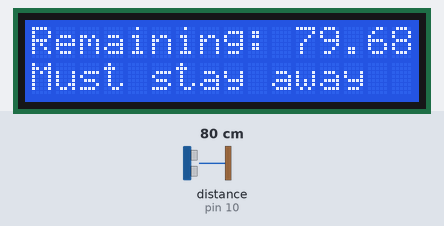
Simulated run of this sketch. Board: Arduino Uno, built with avr-gcc and run on an emulated ATmega328P. Shown: 16×2 character LCD. Wiring (inferred from the names in the program): ultrasonic range finder: trigger pin 9; echo pin 10. Inputs (shaded band) come from the test bench; at power-on: distance to the obstacle (sensor on pin 10) 80 cm. The echo pulse lasts 58.3 µs per cm; what the sketch prints to the serial monitor is not drawn.

Above: at 1.2 s.
1.3 s: distance to the obstacle (sensor on pin 10) set to 95 cm
At 2.3 s:
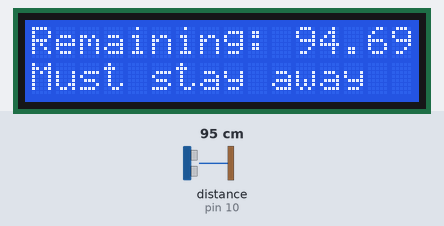
3.2 s: distance to the obstacle (sensor on pin 10) set to 104 cm
At 5.2 s:
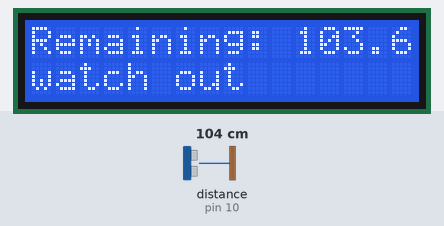
5.9 s: distance to the obstacle (sensor on pin 10) set to 2 cm
At 6.8 s:
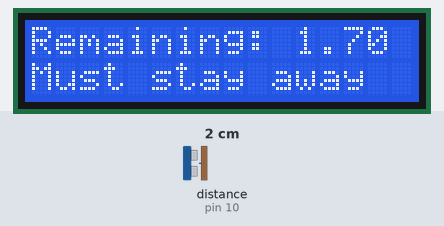
Timing chart, 0 to 8.9 s (numbered marks = the images above; inputs shaded):
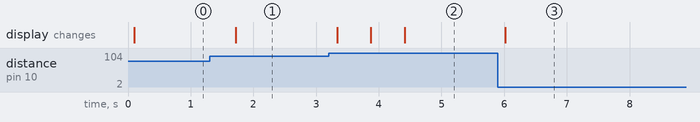

Measured:
- the behaviour switches between 100 and 101 cm on distance to the obstacle (sensor on pin 10) (found by bisection; images 1 and 2)
- after the input at 1.3 s, the display: changes after 0.42 s (image 1)
- after the input at 3.2 s, the display: changes after 0.14 s (image 2)
- after the input at 5.9 s, the display: changes after 0.12 s (image 3)

The sketch:

park_car_id.ino
```cpp
//************ include the library ***********
#include <Wire.h>
#include <LiquidCrystal_I2C.h>

LiquidCrystal_I2C lcd(0x27,16,2);
//************ define the pin ultrasonic ***********
#define trpin 9
#define echpin 10

// ************funcation of ultrasonic ***************
float ultra_dis(int trgpin, int echopin) {
  digitalWrite(trgpin, LOW);
  delayMicroseconds(2);
  digitalWrite(trgpin, HIGH);
  delayMicroseconds(10);
  digitalWrite(trgpin, LOW);
  float x = pulseIn(echopin, HIGH);
  float dis = (x * 0.0343) / 2;
  return dis;
}

void setup() {
  lcd.init();
  pinMode(trpin,OUTPUT);
  pinMode(echpin,INPUT);
  Serial.begin(9600);

}

void loop() {
  float distance = ultra_dis(trpin,echpin);
  Serial.print("the distance is: ");
   Serial.print(distance);
   Serial.println("cm");

   if (distance > 500 )
   {
    lcd.clear();
    lcd.backlight();
    lcd.setCursor(0, 0);
    lcd.print("Remaining: ");
    lcd.print(distance);
    lcd.setCursor(0, 1);
    lcd.print("can get closer");
   }
   else if (distance <= 500 && distance >=300 )
   {
    lcd.clear();
    lcd.backlight();
    lcd.setCursor(0, 0);
    lcd.print("Remaining: ");
    lcd.print(distance);
    lcd.setCursor(0, 1);
    lcd.print("distance is good");
   }
   else if (distance <300 && distance >=100)
   {
    lcd.clear();
    lcd.backlight();
    lcd.setCursor(0, 0);
    lcd.print("Remaining: ");
    lcd.print(distance);
    lcd.setCursor(0, 1);
    lcd.print("watch out");
   }
   else if (distance <100)
   {
    lcd.clear();
    lcd.backlight();
    lcd.setCursor(0, 0);
    lcd.print("Remaining: ");
    lcd.print(distance);
    lcd.setCursor(0, 1);
    lcd.print("Must stay away");
   }
   delay(500);

}
```
